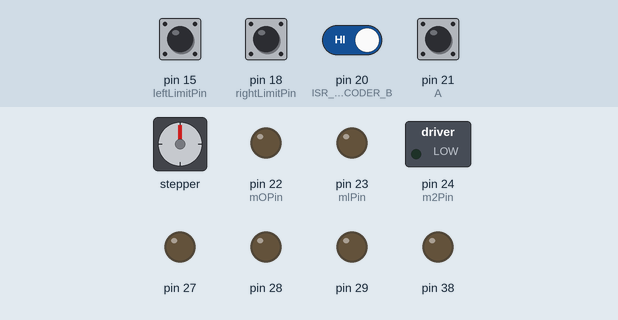
This sketch was run on a simulated Arduino Mega 2560, built with avr-gcc and run on an emulated ATmega2560. Parts: stepper motor, switched loads named in the sketch (green lamp = pin HIGH), output pins drawn as LEDs (lit = HIGH). Wiring (inferred from the names in the program): stepper motor driver (200 steps per turn assumed): step pin 26; direction pin 25. The inputs (shaded band) are chosen by the test bench; at power-on: pin 15 (leftLimitPin), pin 18 (rightLimitPin), pin 20 (ISR_FOR_ENCODER_B), pin 21 (A) HIGH. Pins used as bus, display or sensor lines are not drawn; what the sketch prints to the serial monitor is not drawn.

Above: at 0.3 s.
Timing chart, 0 to 1.8 s (numbered marks = the images above):
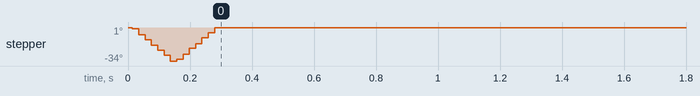

The sketch:

double_pid_control.ino
```cpp
#include <Streaming.h>

int serialAv; // Variable to store the serial availability

//Stepper motor pins
const int dirPin = 25;
const int steppin = 26;
const int mOPin = 22;
const int mlPin = 23;
const int m2Pin = 24;

//limit switch pins
const int leftLimitPin = 15;
const int rightLimitPin = 18;

// Define constants for encoder ISR pins
const int ISR_FOR_ENCODER_B = 20; // Pin for encoder ISR B
const int A = 21; // Pin for encoder phase A
const int Z = 19; // Pin for encoder phase Z (index)

// Define variables for encoder count
volatile int16_t count = -4000; // Variable to store encoder count
int lastCount = -2000; // Variable to store previous encoder count

float pos = 0.0;
int left_to_right = 0;

// Limit Switch variable
bool atLimit = false;
bool prevAtLimit = false;

// uint8_t stepSize AndDir = B00000000; //00000001 is m0, 00000010 is ml, 00000100 is m2, 00001000 is dir.
unsigned int stepPulseWidth = 2600; //in milliseconds

unsigned long start_ts = millis() / 1000;

void setup() {
  DDRD = B11111000; // Direction register for Port A (some range of arduino digital pins); 0 = input, 1 = output...
  DDRA = B11111111; // sets PAO PA4 (step, dir, m0, ml, m2) to Outputs
  PORTA = B00000000; // Set all pins on Port A to low

  // Encoder direction
  pinMode(A, INPUT);
  pinMode(Z, INPUT);
  pinMode(ISR_FOR_ENCODER_B, INPUT);

  // Limit switch direction
  pinMode(leftLimitPin, INPUT);
  pinMode(rightLimitPin, INPUT);

  // Encoder pullup resistor
  digitalWrite(A, HIGH);
  digitalWrite(ISR_FOR_ENCODER_B, HIGH);
  digitalWrite(Z, HIGH); // Set encoder phase Z (index) pin high

  // limit switch pullup resistor
  digitalWrite(leftLimitPin, HIGH);
  digitalWrite(rightLimitPin, HIGH);

  PORTA &= B00000000; // Clear Port A (some range of Arduino digital pins)

  // Attach interrupts for encoder
  attachInterrupt(digitalPinToInterrupt(ISR_FOR_ENCODER_B), isrB, CHANGE);
  attachInterrupt(digitalPinToInterrupt(A), isrA, CHANGE);

  // Attach interrupts for limit switches
  attachInterrupt(digitalPinToInterrupt(leftLimitPin), isrLimit, CHANGE);
  attachInterrupt(digitalPinToInterrupt(rightLimitPin), isrLimit, CHANGE);

  Serial.begin(115200);
  // Serial.println("Press a key to begin execution ...");
  // while ((serialAv = Serial.available()) == 0) { } // Wait for first serial input
  calibrate(5000);
}

bool alwaysExit = false;

void loop() {
  // if (digitalRead(rightLimitPin)) {
  //   for (int i = 0; i<left_to_right/2; i++){
  //     step_stepper_motor(-1.0, stepPulseWidth, true);
  //   }
  //   atLimit = false;
  // }
  // if (digitalRead(leftLimitPin)){
  //   for (int i = 0; i<left_to_right/2; i++){
  //     step_stepper_motor(1.0, stepPulseWidth, true);
  //   }
  //   atLimit = false;
  // }
  // if ((digitalRead(rightLimitPin) && prevAtLimit) || (digitalRead(leftLimitPin) && prevAtLimit) || (atLimit && prevAtLimit)){
  //   return;
  // }
  if (alwaysExit) {
    return;
  }
  if (atLimit || digitalRead(rightLimitPin) || digitalRead(leftLimitPin)){
    delayMicroseconds(1000);
    if (digitalRead(rightLimitPin) || digitalRead(leftLimitPin)){
      alwaysExit = true;
      return;
    }else{
      atLimit = false;
    }
  }


  cli(); // Disable interrupts
  int16_t rncount = count; // Read encoder count
  sei(); // Enable interrupts

  // Send encoder value to computer
  Serial.print("a");
  Serial.println(rncount);

  // Read in the desired movement from the computer
  if (Serial.available() > 0) {
    float move_x = read_float_from_serial();
    float move = move_x; // / (2 * 3.14 * 0.028 * 1.8 / 360.0); // ~num steps

    // Move the stepper motor
    step_stepper_motor(move, stepPulseWidth, false);
  }
}

float read_float_from_serial() {
  String input = "";
  char incomingByte;
  while (Serial.available() > 0) {
    incomingByte = Serial.read();
    if (incomingByte == '\n') {
      break;
    }
    input += incomingByte;
  }
  return input.toFloat();
}

void isrA() {
    // Interrupt service routine for encoder phase A
    byte a = (PIND & B00000011);
    if (a & B00000001 == 1){ // If pin 0 (phase A) goes from low to high
        if (a == B00000000 || a == B00000011){
            --count;
        }else{
            ++count;
        }
    }else{ // Phase A goes from high to low
        if (a == B00000000 || a == B00000011){
            --count;
        }else{
            ++count;
        }
    }
    // Handle overflow and underflow of encoder count
    if (count < -4000) {
        count += 8000;
    } else if (count > 3999) {
        count -= 8000;
    }
}

void isrB() {
    // Interrupt service routine for encoder phase B
    byte b = (PIND & B00000011);
    if(b & B00000010 == 1){ // If pin 0 (phase B) goes from low to high
        if (b == B00000000 || b == B00000011){
            ++count;
        }else{
            --count;
        }
    }else{ // Phase B goes from high to low
        if (b == B00000000 || b == B00000011){
            ++count;
        }else{
            --count;
        }
    }
    // Handle overflow and underflow of encoder count
    if (count < -4000){
        count += 8000;
    } else if (count > 3999) {
        count -= 8000;
    }
}

void isrLimit() {
  atLimit = true;
}


// called during
void step_stepper_motor(float move, int numDelayMicroseconds, bool override_limit) {
  /*
  Assuming positive for clockwise and negative for counter-clockwise, takes a float representing the movement desired
  by the stepper motor, takes a step.
  */

  // Reset step options
  PORTA &= B11111000;

  int direction = 0;

  // Set the direction of the stepper motor
  if (move > 0){
    PORTA |= B00001000; // Set the direction pin high
    direction = 1;
  }else{
    PORTA &= B11110111; // Set the direction pin low
    direction = -1;
  }
  move = abs(move);

  float applied_movement = 0.0;

  // Set the step size
  // step size choices: {1.0/32.0, 1.0/16.0, 1.0/8.0, 1.0/4.0, 1.0/2.0, 1.0}
  // float cutoffs[] = {1.0, 0.75, 0.375, 0.1875, 0.09375, 0.046875, 0.03125}; // These are the midpoints between step sizes
  float cutoffs[] = {999999, 1.0, 0.8, 0.6, 0.4, 0.2, 0.2, 0.0};

  int indx = 0;
  for (int i = 0; i < 7; i++){
    if (move < cutoffs[i] && move >= cutoffs[i+1]){
      indx = i;
      break;
    }
  }

  // Binary Step Repr.: 000  100   010   110  001    111 or 011  101
  // Actual Step Size:  1    1/2   1/4   1/8  1/16   1/32
  switch (indx) { //SETS STEP SIZE
    case 0: //MAX STEP
      applied_movement = 1.0;
      break;
    case 1:
      PORTA |= B00000001;
      applied_movement = 1.0/2.0;
      break;
    case 2:
      PORTA |= B00000010;
      applied_movement = 1.0/4.0;
      break;
    case 3:
      PORTA |= B00000011;
      applied_movement = 1.0/8.0;
      break;
    case 4:
      PORTA |= B00000100;
      applied_movement = 1.0/16.0;
      break;
    case 5:
      PORTA |= B00000110;
      applied_movement = 1.0/32.0;
      break;
    case 6:
      PORTA |= B00000110;
      applied_movement = 1.0/32.0;
    default:
      PORTA |= B00000110;
      applied_movement = 1.0/32.0;
  }

  // PORTA |= B00000000; // 0.75
  // PORTA |= B00000001; // 1.5
  // PORTA |= B00000010; // 3
  // PORTA |= B00000011; // 6
  // PORTA |= B00000100; // 12
  // PORTA |= B00000110; // 26

  pos += direction * applied_movement * 1.8 * 2 * 3.14159 * 0.028 / 360;
  Serial.print("x");
  Serial.println(pos);

  if(!atLimit || override_limit){
    // Set the step pin high
    PORTA |= B00010000;
    delayMicroseconds(numDelayMicroseconds);
    PORTA &= B11101111;
    delayMicroseconds(numDelayMicroseconds/4);
  }
}

int move(int step, int limitPin){

  bool last_limit_reached = false;
  int count_steps = 0;

  // move
  while (!atLimit && !(digitalRead(limitPin) == HIGH && last_limit_reached)){
    step_stepper_motor(step, stepPulseWidth, false);

    if(!atLimit){
      count_steps += 1;
    }
    if(digitalRead(limitPin) == HIGH){
      last_limit_reached = true;
    }
  }

  return count_steps;
}

void calibrate(float step_time){

  // set time
  float save_step_time = stepPulseWidth;
  stepPulseWidth = step_time;

  int count_steps = 0;

  float stepsize_tmp = 1.0;

  // move right
  count_steps = move(stepsize_tmp, rightLimitPin);

  int backup_from_limit = 20;
  int left_steps = count_steps - backup_from_limit;
  // Serial.print("Steps from start to left = ");
  // Serial.println(left_steps);
  count_steps = 0;

  // backup
  for (int i = 0; i < backup_from_limit; i++){
    step_stepper_motor(-1 * stepsize_tmp, stepPulseWidth, true); // move off limit switch
  }
  atLimit = false;

  // move left
  count_steps = move(-1.0 * stepsize_tmp, leftLimitPin);

  left_to_right = count_steps - backup_from_limit;
  // Serial.print("Steps from left to right = ");
  // Serial.println(left_to_right);

  // backup
  for (int i = 0; i < backup_from_limit; i++){
    step_stepper_motor(stepsize_tmp, stepPulseWidth, true); // move off limit switch
  }
  atLimit = false;

  // move to the center
  for (int i = 0; i<int(1.35 * left_to_right/2); i++){
    step_stepper_motor(stepsize_tmp, stepPulseWidth, true);
  }

  pos = 0;
  atLimit = false;

  stepPulseWidth = save_step_time;
}
```
